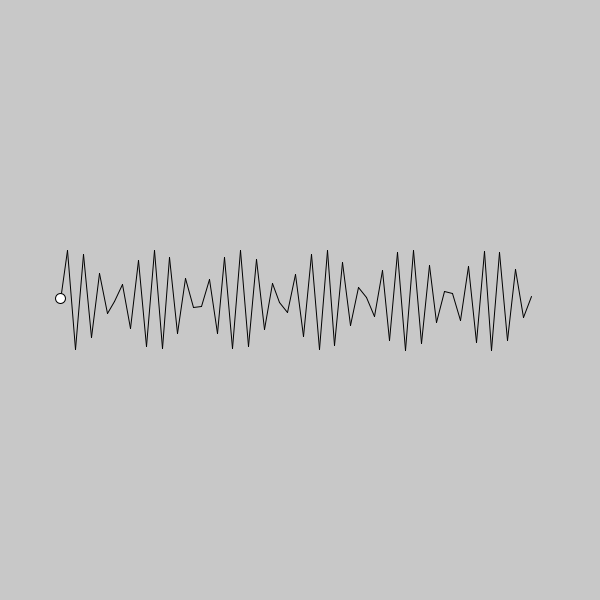
Frame 1 (no input)
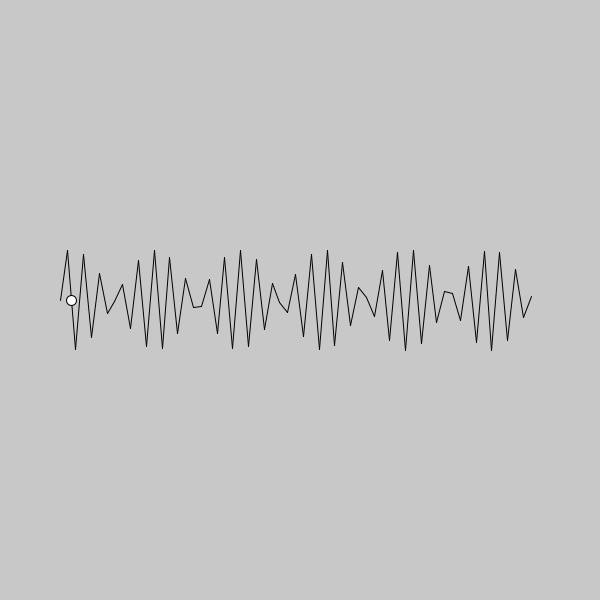
Frame 60 (the mouse pressed at the canvas centre just before this capture)
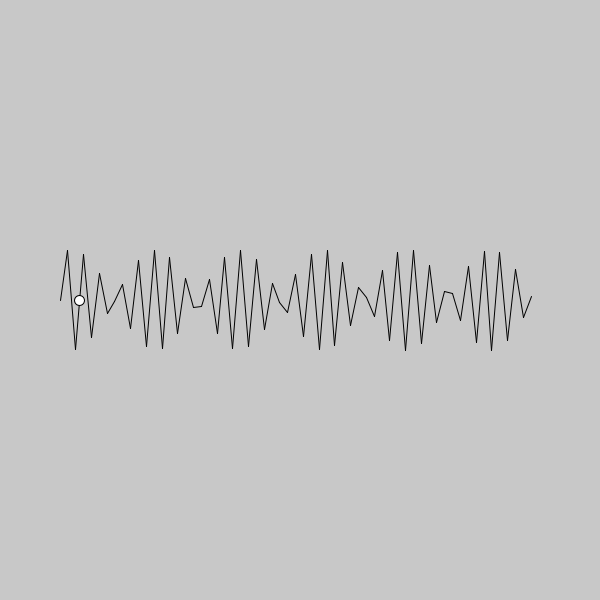
Frame 120 (the mouse held since frame 60 and released just before this capture)

The Processing sketch that drew these frames (run headless with seeded random() and noise(); from frame 60 on, the mouse is pressed at the canvas centre):

// Processing sketch: processing_186828
// ── processing_186828.pde

float dt = 1/60.0;

// Variable para el muestreo de la función seno
float m = QUARTER_PI;

// Variable que indica el número de tramos
int nTramos = 60;

// Lista de puntos por los que pasa el objeto
ArrayList<PVector> puntos = new ArrayList<PVector>();

PVector p1, p2;
PVector pos = new PVector();
PVector vel = new PVector();

int tramoActual = 0;

void setup() {
  size(600, 600);
  
  p1 = new PVector(width/10, 0);
  p2 = new PVector();
  
  // Bucle que genera nTramos tramos rectos
  // Se almacena la posición de cada punto
  // No se dibuja aquí
  for (int i = 0; i < nTramos; i++) {
    p1 = new PVector(p1.x, p1.y);
    p2 = new PVector(p2.x, p2.y);
    
    if (i != 0) {
      p1.x += m * 10;
      p1.y = 0.5*sin(3*p1.x/8) + 0.5*sin(3.5*p1.x/8) * 100;
    }
    
    p2.x = p1.x + m * 10;
    p2.y = 0.5*sin(3*p2.x/8) + 0.5*sin(3.5*p2.x/8) * 100;
    
    // Se guarda cada punto diferente en la lista
    puntos.add(p1);
  }
  puntos.add(p2);
  
  // Ponemos como posición inicial el primer punto
  pos = puntos.get(0);
}

void draw() {
  background(200);
  
  translate(0, height/2);
  
  // Dibujar el camino
  for (int i = 0; i < nTramos; i++) {
    line(puntos.get(i).x, puntos.get(i).y, puntos.get(i+1).x, puntos.get(i+1).y);
  }
  
  // Calcular el tramo actual
  for (int i = 0; i < nTramos; i++) {
    if (pos.x < puntos.get(i + 1).x) {
      tramoActual = i;
      break;
    }
  }
  
  // Volver al inicio una vez alcanzado el final
  if (pos.x > puntos.get(nTramos).x) {
    pos = puntos.get(0);
    tramoActual = 0;
  }
  
  // Obtener los puntos que delimitan el tramo actual
  p1 = puntos.get(tramoActual);
  p2 = puntos.get(tramoActual + 1);
  
  vel = PVector.sub(p2, p1);
  vel.normalize();
  vel.mult(100);
  
  pos = PVector.add(PVector.mult(vel, dt), pos);
  
  ellipse(pos.x, pos.y, 10, 10);
}
